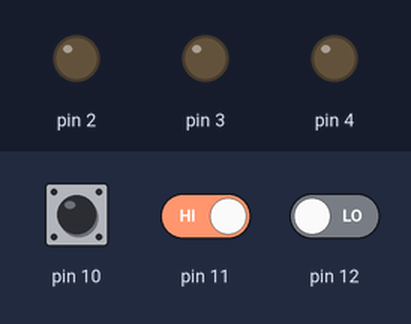
A sketch run on a simulated Arduino Uno, built with avr-gcc and run on an emulated ATmega328P. On the bench: output pins drawn as LEDs (lit = HIGH). Dashed ring = blinking. The inputs (shaded band) are chosen by the test bench; at power-on: pin 11 HIGH, pin 12 LOW, pin 10 HIGH.

Above: at 1.2 s.
1.3 s: pin 11 driven LOW
At 1.42 s:
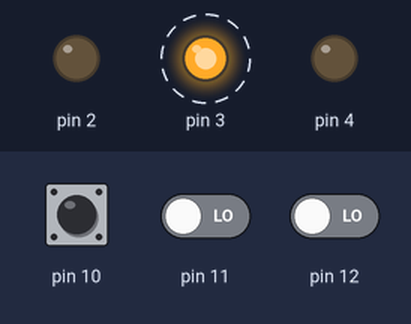
4.3 s: pin 12 driven HIGH
At 6.6 s:
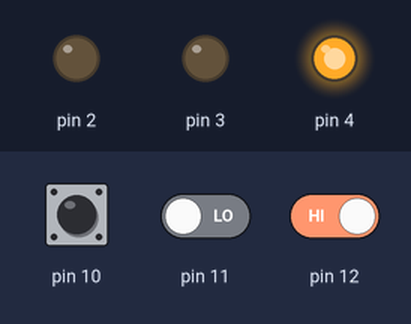
Timing chart, 0 to 8.1 s (numbered marks = the images above; inputs shaded):
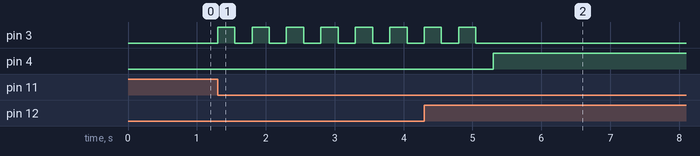

Measured:
- after the input at 1.3 s, pin 3: alternates HIGH for 0.25 s and LOW for 0.25 s, starting at once
- after the input at 4.3 s, pin 3: goes on until 5.1 s, then stays LOW; pin 4: LOW → HIGH after 1.0 s

The sketch:

6410761_2.ino
```cpp
// C++ code

int red;
int yellow;
int green;

long redtime, greentime;

int stage = LOW, stage_g = LOW;
int pre_red = LOW, pre_green = HIGH;
long debounce = 250, time = 0, time_g = 0;


void setup()
{
  pinMode(2, OUTPUT);
  pinMode(3, OUTPUT);
  pinMode(4, OUTPUT);
  pinMode(12, INPUT);
  pinMode(11, INPUT);
  pinMode(10, INPUT_PULLUP);
}

void loop()
{
  red = digitalRead(12);
  yellow = digitalRead(11);
  green = digitalRead(10);

  if (red == HIGH && pre_red == LOW && millis() - time > debounce)
  {
    redtime = millis();
    if (stage == LOW)
      stage = HIGH;
    else
      stage = LOW;
    time = millis();
    digitalWrite(4, stage);
  }
  pre_red = red;

  if (millis() == redtime + 3000)
  {
    stage = LOW;
    digitalWrite(4, stage);
  }

  if (green == LOW && pre_green == HIGH && stage == LOW && millis() - time_g > debounce)
  {
    greentime = millis();
    if (stage_g == LOW)
      stage_g = HIGH;
    else
      stage_g = LOW;
    time_g = millis();
    digitalWrite(2, stage_g);
  }
  pre_green = green;
  if (millis() == greentime + 3000)
  {
    stage_g = LOW;
    digitalWrite(2, stage_g);
  }

  if (yellow == LOW && stage_g == LOW && stage == LOW)
  {
    for (int i = 1; i <= 4; i++) {
      digitalWrite(3, HIGH);
      delay(250);
      digitalWrite(3, LOW);
      delay(250);
    }
  }

}
```
